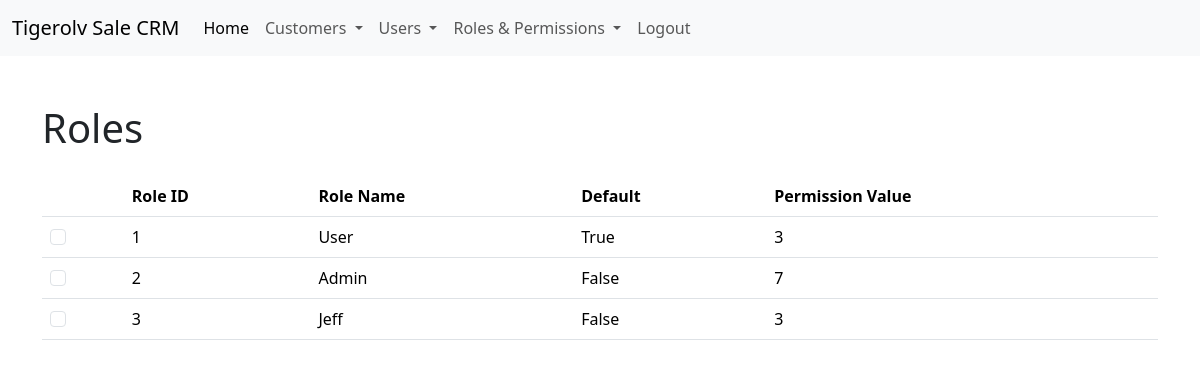
/security/roles/ (signed in), run on the app's committed database.
### app/models.py (models this page shows, shortened)
class Role(db.Model):
    __tablename__ = 'role'
    RoleId = db.Column(db.Integer,primary_key=True)
    Name = db.Column(db.String(64))
    Default = db.Column(db.Boolean,default=False,index=True)
    Permissions = db.Column(db.Integer)

### app/main/views.py (the view)
@main.route('/security/roles/', methods=['GET'])
@login_required
@admin_required
def view_roles():
    try:
        logging.info('Rendering roles page')
        roles = Role.query.all()
        logging.info('Roles loaded from database')
        return render_template('roles.html', roles=roles)
    except:
        logging.error('Issue rendering roles page')
        return render_template('error.html',message= 'There was an issue rendering roles page')

### app/auth/views.py (called while the page is built)
@auth.before_app_request
def before_request():
    if current_user.is_authenticated:
        if not current_user.Confirmed \
                and request.blueprint != 'auth' \
                and request.endpoint != 'static':
            return redirect(url_for('auth.unconfirmed'))

### app/models.py (called while the page is built)
    @login_manager.user_loader
    def load_user(user_id):
        return User.query.get(int(user_id))

    def can(self,permissions):
        return self.Role is not None and (self.Role & permissions) == permissions

    def is_administrator(self):
        return self.can(Permission.ADMIN)

### app/templates/roles.html (shortened to what this page needs)
{% extends 'base.html' %}
{% block body %}
    <div class="container">
        <h1 class="mt-5 mb-4">Roles</h1>
        <table class="table table-hover">
            <thead>
            <tr>
                <th scope="col"></th>
                <th scope="col">Role ID</th>
                <th scope="col">Role Name</th>
                <th scope="col">Default</th>
                <th scope="col">Permission Value</th>
            </tr>
            </thead>
            <tbody>
                {% for role in roles %}
                <tr>
                    <td><input class="form-check-input" type="checkbox" value="" id="flexCheckDefault"></td>
                    <td>{{ role.RoleId }}</td>
                    <td>{{ role.Name }}</td>
                    <td>{{ role.Default }}</td>
                    <td>{{ role.Permissions }}</td>
                </tr>
                {% endfor %}
            </tbody>
        </table>
    </div>
{% endblock body %}

### data on the page
Role: RoleId "1", Name "User", Default "True", Permissions "3"
Role: RoleId "2", Name "Admin", Default "False", Permissions "7"
Role: RoleId "3", Name "Jeff", Default "False", Permissions "3"
